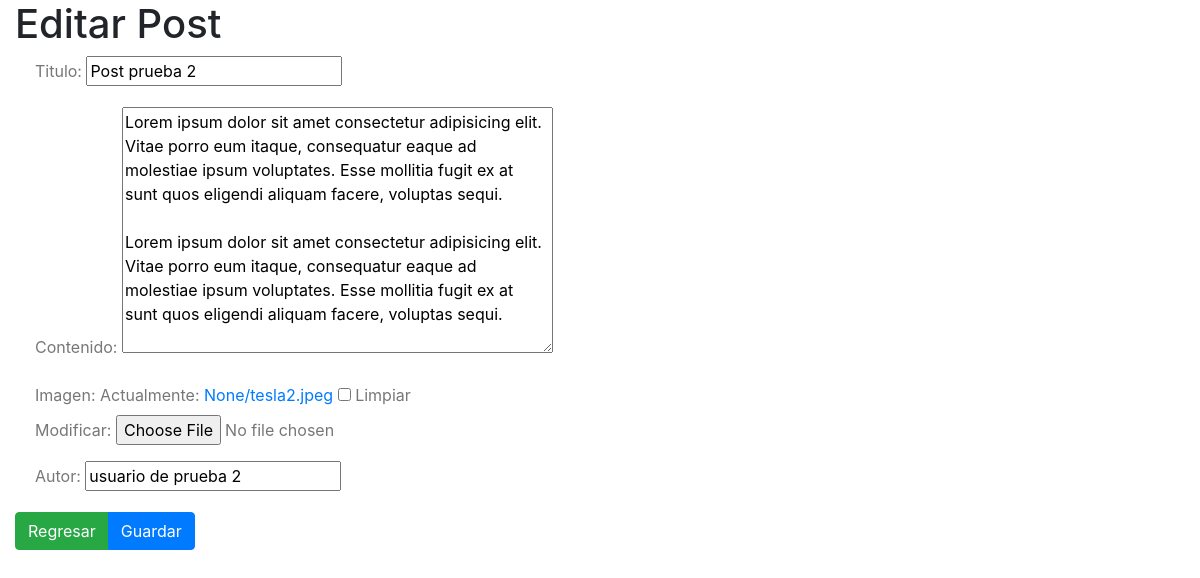
Screenshot of /posts/2/edit/ with the database file from the repository.
### posts/models.py (models this page shows, shortened)
class Post(models.Model):
    title       = models.CharField("Titulo",max_length=120)
    slug        = models.SlugField(
                null=True,
                blank=True,
                unique=True)
    image       = models.ImageField("Imagen",
                null=True,
                blank=True,
                upload_to = upload_location,
                height_field="height_field",
                width_field="width_field",
                max_length=None)
    height_field=models.IntegerField(default=0)
    width_field =models.IntegerField(default=0)
    content     = models.TextField("Contenido")
    updated     = models.DateTimeField("Fecha de Actualizacion",auto_now=True, auto_now_add=False)
    timestamp   = models.DateTimeField("Fecha de creacion",auto_now=False, auto_now_add=True)
    author      = models.CharField("Autor",max_length=120)
    class Meta:
        ordering = ["-id","-timestamp", "-updated"]

### posts/views.py (the view)
# urls.py: path('<int:id>/edit/', posts_update, name="update"),
def posts_update(request, id=None):
    template_name = 'post_create.html'
    instance = get_object_or_404(Post, id = id)
    form = PostForm(request.POST or None, request.FILES or None, instance=instance)
    if form.is_valid():
    	instance = form.save(commit = False)
    	print(form.cleaned_data.get("title"))
    	instance.save()
    	messages.success(request, "Actualizaste el Post")
    	return redirect("posts:detail", id=id)
    context = {
    	"title": instance.title,
    	"titles": "Editar Post",
    	"instance": instance,
    	"form": form,
    }
    return render(request, template_name, context)

### posts/forms.py
class PostForm(forms.ModelForm):
	class Meta:
		model = Post
		fields = ["title", "content", "image", "author"]

### templates/post_create.html (shortened to what this page needs)
{% extends "base.html" %}
{% block content %}
	<h1> {{ titles }} </h1>
	<form
	action=""
	method="POST"
	enctype="multipart/form-data">
		{{ form.as_p }}
		<div class="btn-group" role="group">
			<a class="btn btn-success" href="{% url 'posts:list' %}">Regresar</a>
			<input type="submit" name="Crear Post" value="Guardar" class="btn btn-primary">
		</div>
	</form>
{% endblock %}

### static/css/basic.css (style rules this page uses)
p { color: #777777; margin: 0 20px; text-align: justify; }

### rows the page displays
Post: title "Post prueba 2", content "Lorem ipsum dolor sit amet consectetur adipisicing elit. Vitae porro eum itaque, consequatur eaque ad molestiae ipsum voluptates. Esse mollitia fugit ex at sunt quos eligendi aliquam facere, voluptas sequi. Lorem ipsum dolor sit amet consectetur adipisicing elit. Vitae porro eum itaque, consequatur eaque ad molestiae ipsum voluptates. Esse mollitia fugit ex at sunt quos eligendi aliquam facere, voluptas sequi.", author "usuario de prueba 2"

### other values shown
{{ titles }} "Editar Post"
